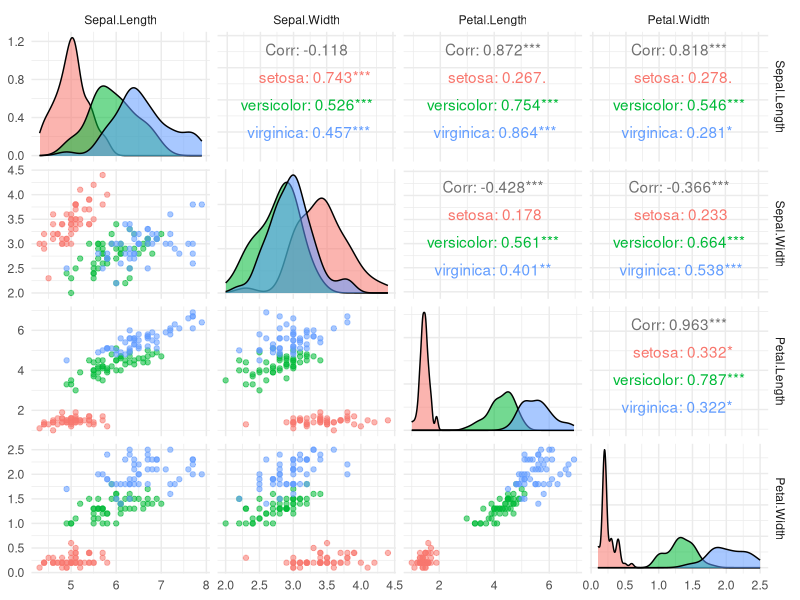

Here is the R script that generated this plot:
library(GGally)

data(iris)
ggpairs(iris,
        columns = 1:4,
        aes(color = Species, alpha = 0.6)) +
  theme_minimal()
